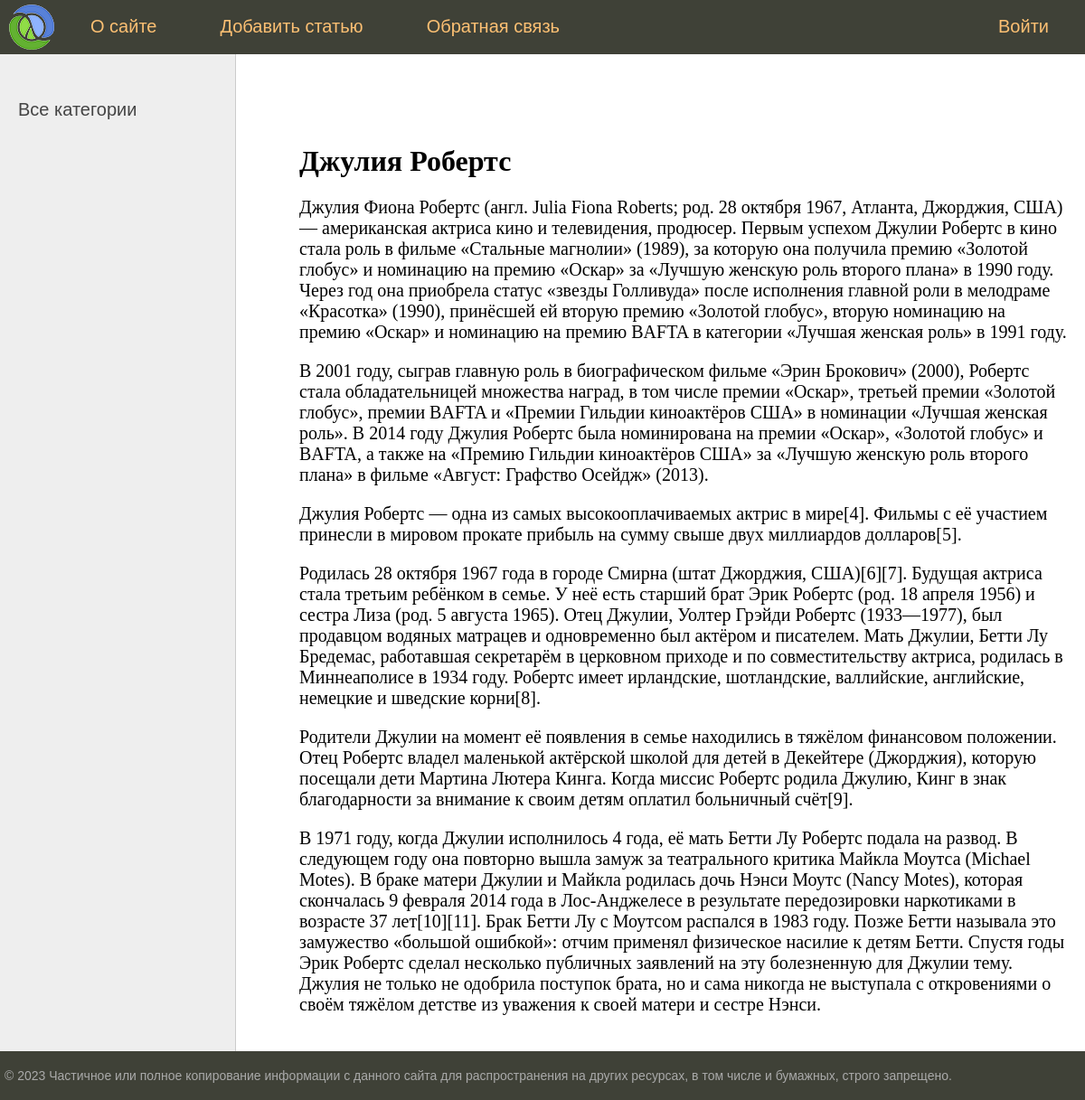
Before: /post/margo-robi/ with the older database file.
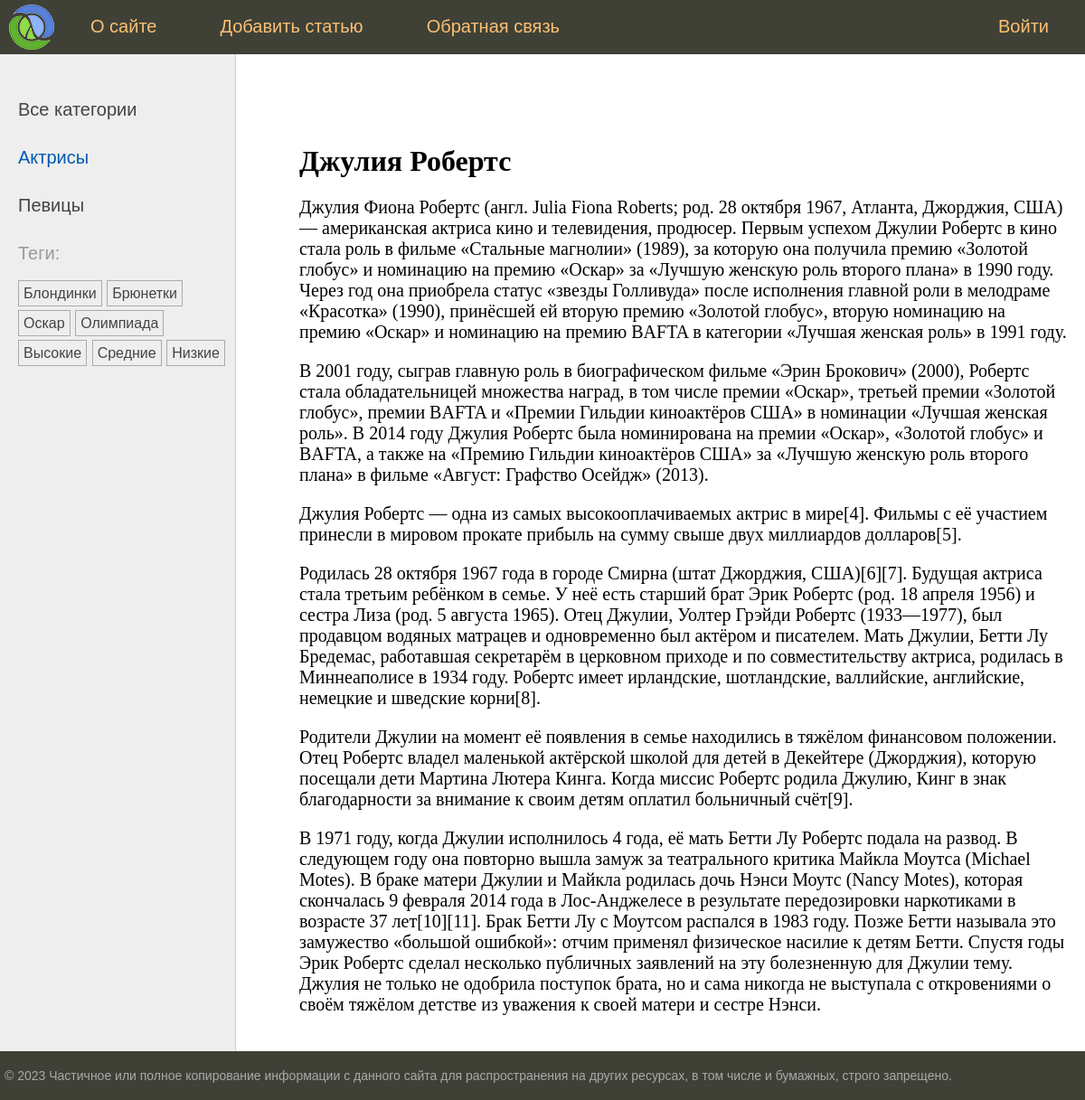
After: the same page with the newer database file.
### women/models.py (models this page shows, shortened)
class Women(models.Model):
    class Status(models.IntegerChoices):
        DRAFT = 0, "Черновик"
        PUBLISHED = 1, "Опубликовано"
    title = models.CharField(max_length=50)
    slug = models.SlugField(max_length=255, unique=True, db_index=True)
    content = models.TextField(blank=True)
    time_create = models.DateTimeField(auto_now_add=True)
    time_update = models.DateTimeField(auto_now=True)
    is_published = models.BooleanField(choices=Status.choices, default=Status.DRAFT)
    cat = models.ForeignKey("Category", on_delete=models.PROTECT, related_name="posts")
    tags = models.ManyToManyField("TagPost", blank="True", related_name="tags")
    husband = models.OneToOneField(
        "Husband",
        related_name="woman",
        on_delete=models.SET_NULL,
        null=True,
        blank=True,
    )
    objects = models.Manager()
    published = PublishedManager()
    class Meta:
        ordering = ["-time_create"]
        indexes = [models.Index(fields=["-time_create"])]

class Category(models.Model):
    name = models.CharField(max_length=100, db_index=True)
    slug = models.SlugField(max_length=255, unique=True, db_index=True)
    def get_absolute_url(self):
        return reverse("category", kwargs={"cat_slug": self.slug})

class TagPost(models.Model):
    tag = models.CharField(max_length=100, db_index=True)
    slug = models.SlugField(max_length=255, unique=True, db_index=True)
    def get_absolute_url(self):
        return reverse("tag", kwargs={"tag_slug": self.slug})

### women/views.py (the view)
# urls.py: path("post/<slug:post_slug>/", views.show_post, name="post"),
def show_post(request, post_slug):
    post = get_object_or_404(Women, slug=post_slug)
    data = {
        "title": post.title,
        "menu": menu,
        "post": post,
        "cat_selected": 1,
    }
    return render(request, "women/post.html", context=data)

### women/templatetags/women_tags.py (called while the page is built)
@register.inclusion_tag("women/list_categories.html")
def show_categories(cat_selected=0):
    cats = Category.objects.all()
    return {"cats": cats, "cat_selected": cat_selected}

@register.inclusion_tag("women/list_tags.html")
def show_all_tags():
    return {'tags': TagPost.objects.all()}

### women/templates/women/post.html (shortened to what this page needs)
{% extends "base.html" %}
{% block content %}
<h1>{{post.title}}</h1>
{{post.content|linebreaks}}
{% endblock  %}

### templates/base.html (shortened to what this page needs)
{% load static %}
{% load women_tags %}
<!DOCTYPE html>
<html>
<head>
    <link type="text/css" href="{% static 'women/css/styles.css' %}" rel="stylesheet" />
</head>
<body>
    <table class="table-page" border=0 cellpadding="0" cellspacing="0">
        <tr>
            <td valign=top>
                {% block mainmenu %}
                <div class="header">
                    <ul id="mainmenu" class="mainmenu">
                        <li class="logo"><a href="{% url 'home' %}">
                                <div class="logo"></div>
                            </a></li>
                        {% for m in menu %}
                        {% if not forloop.last %}<li>{% else %}
                        <li class="last">{% endif %}
                            <a href="{% url m.url_name %}">{{m.title}}</a>
                        </li>
                        {% endfor %}
                    </ul>
                </div>
                {% endblock mainmenu %}
                <table class="table-content" border=0 cellpadding="0" cellspacing="0">
                    <tr>
                        <td valign="top" class="left-chapters">
                            <ul id="leftchapters">
                                {% if cat_selected == 0 %}
                                <li class="selected">Все категории</li>
                                {% else %}
                                <li><a href="{% url 'home' %}">Все категории</a></li>
                                {% endif %}
                                {% show_categories cat_selected %}
                                <li>{% show_all_tags %}</li>
                            </ul>
                        </td>
                        <td valign="top" class="content">
                            <div class="content-text">
                                {% block content %}
                                {% endblock %}
                            </div>
                        </td>
                    </tr>
                </table>
            </td>
        </tr>
        <tr>
            <td valign=top>
                <div id="footer">
                    <p>&copy; 2023 Частичное или полное копирование информации с данного сайта для распространения на
                        других ресурсах, в том числе и бумажных, строго запрещено.</p>
                </div>
            </td>
        </tr>
    </table>
</body>
</html>

### women/templates/women/list_categories.html
{% for cat in cats %}
{% if cat.id == cat_selected %}
<li class="selected">{{ cat.name }}</li>
{% else %}
<li>
<a href="{{ cat.get_absolute_url }}">{{ cat.name }}</a>
</li>
{% endif %}
{% endfor %}

### women/templates/women/list_tags.html
{% if tags %}
    <p>Теги:</p>
    <ul class="tags-list">
        {% for t in tags %}
        <li><a href="{{ t.get_absolute_url }}">{{ t.tag }}</a></li>
        {% endfor %}
    </ul>
{% endif %}

### women/static/women/css/styles.css (style rules this page uses)
html, body { font-family: 'Arial'; margin: 0; padding: 0; height: 100%; width: 100%; color: #444; }
a { color: #0059b2; text-decoration: none; }
.table-page { width: 100%; height: 100%; vertical-align: top; }
.table-page tr { height: 100%; }
.header { background: #3F4137; height: 60px; }
.logo { background: url('../images/logo.png') no-repeat 10px 5px; width: 70px; height: 60px; }
ul.mainmenu { list-style: none; margin: 0; padding: 0; height: 60px; color: #fdc073; font-size: 20px; overflow: hidden; }
ul.mainmenu li { float: left; margin: 18px 40px 0 30px; }
ul.mainmenu li.logo { margin: 0; }
ul.mainmenu li.last { float: right; }
ul.mainmenu li a { color: #fdc073; text-decoration: none; }
.table-content { width: 100%; min-height: 100%; height: 100%; }
.left-chapters { margin: 0; background: #eee; border-right: 1px solid #ccc; }
.left-chapters ul { width: 230px; margin: 0; padding: 20px 10px 10px 20px; list-style: none; font-size: 20px; }
.left-chapters ul li { margin: 30px 0 0 0; color: #999; }
.left-chapters ul li.selected { color: #0059b2; }
.left-chapters ul li a { color: #444; text-decoration: none; }
ul.tags-list { width: 100%; margin: 0; padding: 0; list-style: none; }
ul.tags-list li { margin: 0; padding: 0 0 10px; display: inline-block; }
ul.tags-list li a { padding: 5px; font-size: 16px; border: 1px solid #aaa; }
.content { padding: 40px 20px 20px 40px; width: 100%; box-sizing: border-box; }
.content-text { margin: 60px 0 0 30px; color: #000; font-size: 20px; font-family: Yandex Sans Display Light; }
.content-text h1 { font-size: 32px; }
#footer { box-sizing: border-box; background: #3F4137; padding: 5px; color: #aaa; font-size: 14px; font-family: Verdana, Geneva, Arial, Helvetica; text-align: left; overflow: hidden; }

Changed rows visible on the page:
added Category: name "Актрисы"
added Category: name "Певицы"
added TagPost: tag "Блондинки"
added TagPost: tag "Брюнетки"
added TagPost: tag "Оскар"
added TagPost: tag "Олимпиада"
added TagPost: tag "Высокие"
added TagPost: tag "Средние"
added TagPost: tag "Низкие"
Other visible differences:
text now shown: "Теги:"
